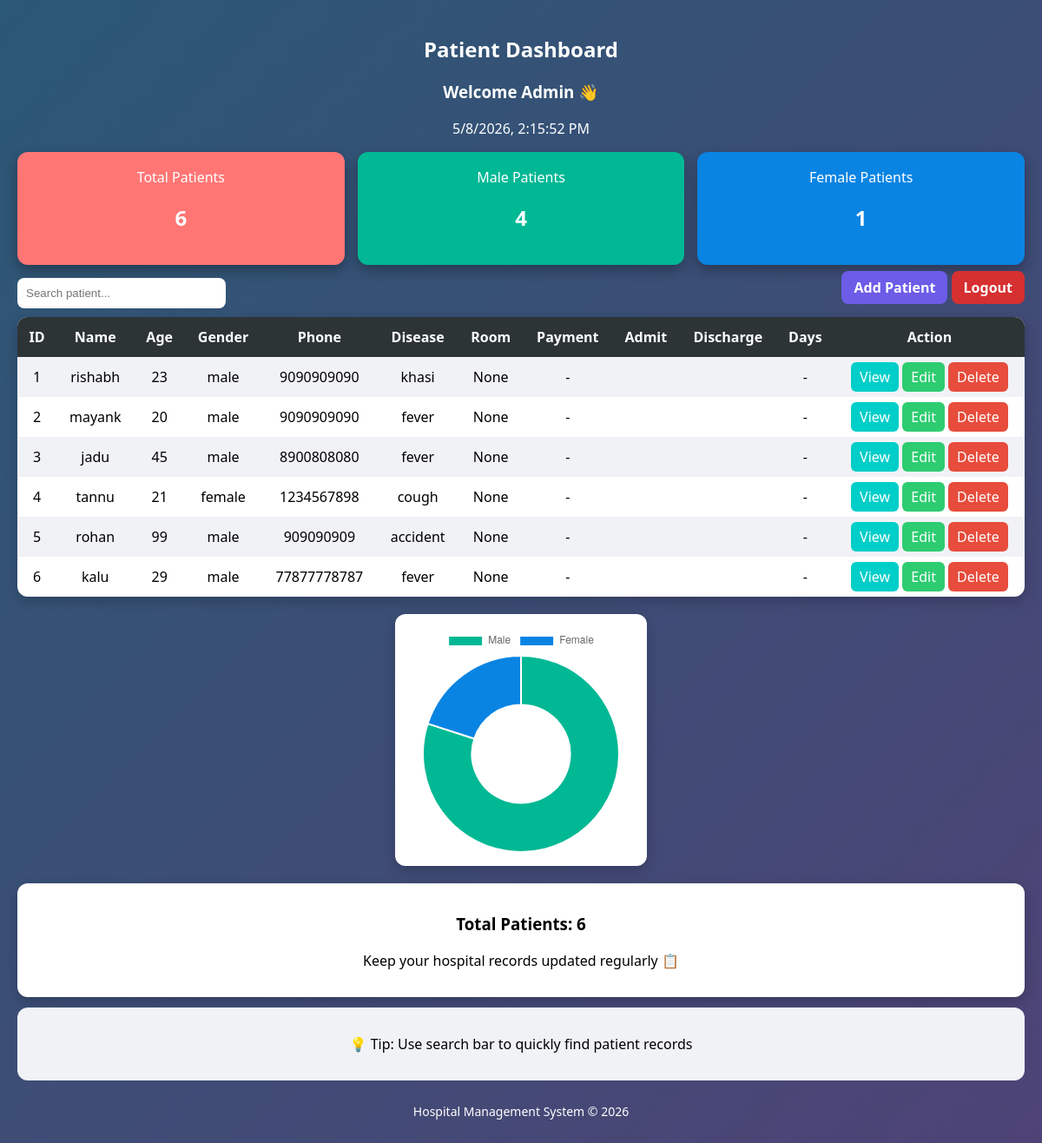
The app's page /dashboard, older data.
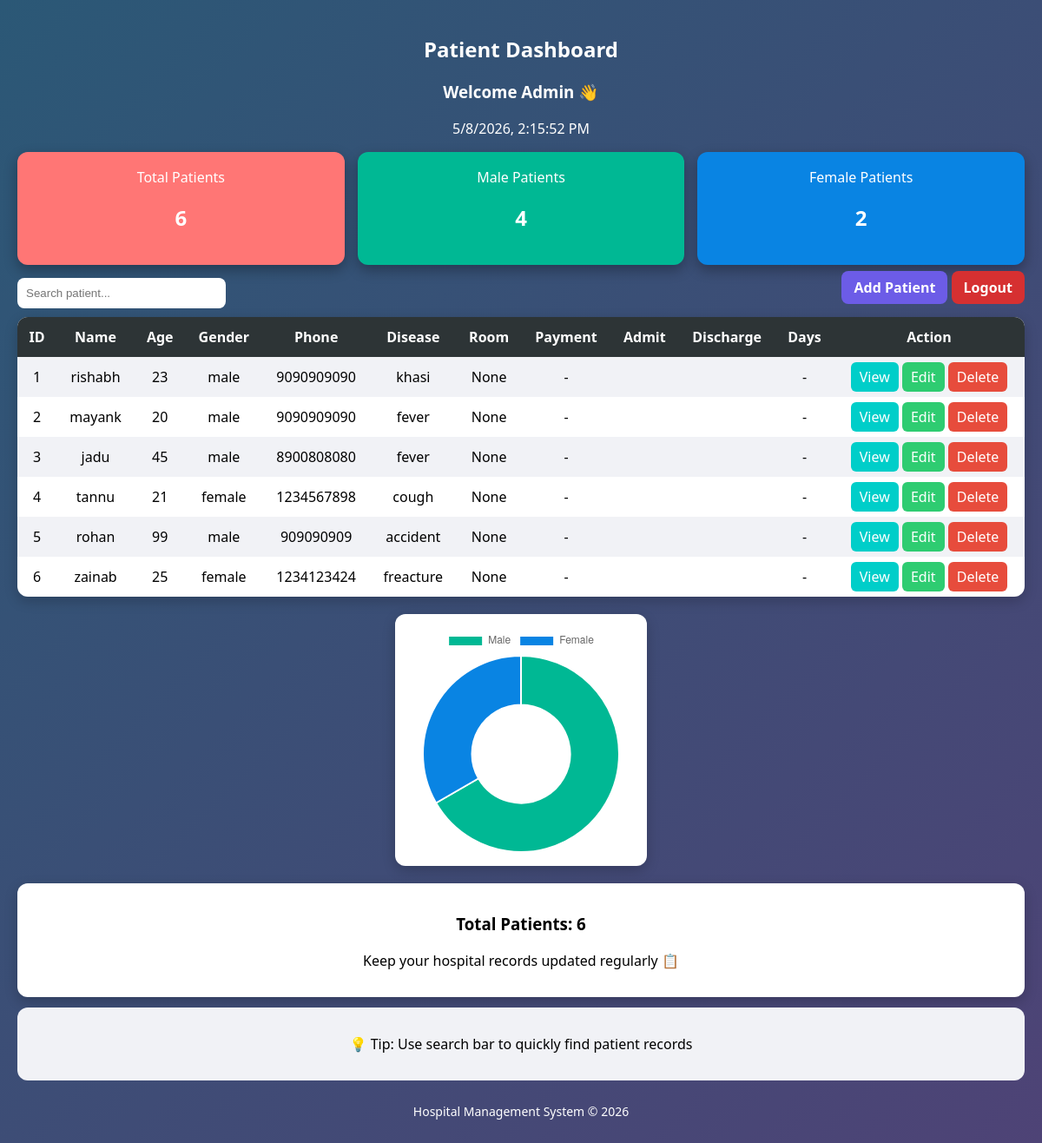
The same page, newer data.
### tables this page shows
CREATE TABLE patients(
        id INTEGER PRIMARY KEY AUTOINCREMENT,
        name TEXT,
        age INTEGER,
        gender TEXT,
        phone TEXT,
        disease TEXT
    , room TEXT, payment TEXT, payment_date TEXT, admit_date TEXT, discharge_date TEXT);

### app.py (the view)
@app.route('/dashboard')
def dashboard():
    conn = get_db()
    patients = conn.execute(
        "SELECT * FROM patients"
    ).fetchall()
    conn.close()
    total = len(patients)
    male = len([
        p for p in patients
        if p["gender"]
        and p["gender"].lower() == "male"
    ])
    female = len([
        p for p in patients
        if p["gender"]
        and p["gender"].lower() == "female"
    ])
    updated_patients = []
    for p in patients:
        days = ""
        try:
            if p["admit_date"] and p["discharge_date"]:
                admit = datetime.strptime(
                    p["admit_date"],
                    "%Y-%m-%d"
                )
                discharge = datetime.strptime(
                    p["discharge_date"],
                    "%Y-%m-%d"
                )
                days = (discharge - admit).days
        except:
            days = ""
        updated_patients.append({
            "id": p["id"],
            "name": p["name"],
            "age": p["age"],
            "gender": p["gender"],
            "phone": p["phone"],
            "disease": p["disease"],
            "room": p["room"],
            "payment": p["payment"],
            "admit_date": p["admit_date"],
            "discharge_date": p["discharge_date"],
            "days": days
        })
    return render_template(
        "dashboard.html",
        patients=updated_patients,
        total=total,
        male=male,
        female=female
    )

### app.py (called while the page is built)
def get_db():
    conn = sqlite3.connect("database.db")
    conn.row_factory = sqlite3.Row
    return conn

### templates/dashboard.html (shortened to what this page needs)
<!DOCTYPE html>
<html>
<head>
</head>
<body>
<h2>Patient Dashboard</h2>
<div class="header">
<h3>Welcome Admin 👋</h3>
<p id="time"></p>
</div>
<div class="cards">
<div class="card total">
Total Patients
<h2>{{ total }}</h2>
</div>
<div class="card male">
Male Patients
<h2>{{ male }}</h2>
</div>
<div class="card female">
Female Patients
<h2>{{ female }}</h2>
</div>
</div>
<div class="top">
<input type="text" id="search" placeholder="Search patient...">
<div>
<a href="/register" class="btn add">Add Patient</a>
<a href="/logout" class="btn logout">Logout</a>
</div>
</div>
<div class="table-box">
<table id="table">
<tr>
<th>ID</th>
<th>Name</th>
<th>Age</th>
<th>Gender</th>
<th>Phone</th>
<th>Disease</th>
<th>Room</th>
<th>Payment</th>
<th>Admit</th>
<th>Discharge</th>
<th>Days</th>
<th>Action</th>
</tr>
{% for p in patients %}
<tr>
<td>{{ loop.index }}</td>
<td>{{ p.name }}</td>
<td>{{ p.age }}</td>
<td>{{ p.gender }}</td>
<td>{{ p.phone }}</td>
<td>{{ p.disease }}</td>
<td>{{ p.room }}</td>
<td>
{% if p.payment %}
₹{{ p.payment }}
{% else %}
-
{% endif %}
</td>
<td>
</td>
<td>
</td>
<td>
{% if p.days != "" %}
{{ p.days }} Days
{% else %}
-
{% endif %}
</td>
<td>
<a href="/view/{{ p.id }}" class="view">View</a>
<a href="/edit/{{ p.id }}" class="edit">Edit</a>
<a href="/delete/{{ p.id }}" class="delete">Delete</a>
</td>
</tr>
{% endfor %}
</table>
</div>
<div class="chart">
<canvas id="chart"></canvas>
</div>
<div class="extra">
<div class="box">
<h3>Total Patients: {{ total }}</h3>
<p>Keep your hospital records updated regularly 📋</p>
</div>
<div class="tip">
<p>💡 Tip: Use search bar to quickly find patient records</p>
</div>
<div class="footer">
<p>Hospital Management System © 2026</p>
</div>
</div>
<script>
// GRAPH
new Chart(document.getElementById('chart'), {
    type: 'doughnut',
    data: {
        labels: ['Male', 'Female'],
        datasets: [{
            data: [{{ male }}, {{ female }}],
            backgroundColor: ['#00b894', '#0984e3']
        }]
    }
});
// SEARCH
document.getElementById("search").addEventListener("keyup", function(){
let val = this.value.toLowerCase();
let rows = document.querySelectorAll("#table tr");
rows.forEach((row,i)=>{
if(i==0)return;
row.style.display =
row.innerText.toLowerCase().includes(val)
? ""
: "none";
});
});
// TIME
setInterval(()=>{
document.getElementById("time").innerText =
new Date().toLocaleString();
},1000);
</script>
</body>
</html>

### templates/dashboard.html (style rules this page uses)
body { margin:0; font-family: 'Segoe UI', Arial; background: linear-gradient(135deg,#2b5876,#4e4376); padding: 20px; }
h2 { text-align: center; color: white; }
.header { text-align:center; color:white; margin-bottom:15px; }
.cards { display: flex; gap: 15px; margin-bottom: 15px; flex-wrap:wrap; }
.card { flex: 1; min-width:120px; padding: 18px; border-radius: 12px; text-align: center; color: white; box-shadow: 0 6px 15px rgba(0,0,0,0.3); transition:0.3s; }
.total { background:#ff7675; }
.male { background:#00b894; }
.female { background:#0984e3; }
.top { display:flex; justify-content:space-between; margin-bottom:10px; flex-wrap:wrap; gap:10px; }
#search { padding:10px; border-radius:8px; border:none; width:220px; outline:none; }
.btn { padding:8px 14px; border-radius:8px; color:white; text-decoration:none; font-weight:bold; }
.add { background:#6c5ce7; }
.logout { background:#d63031; }
.table-box { background:white; border-radius:12px; overflow-x:auto; box-shadow:0 5px 15px rgba(0,0,0,0.2); }
table { width:100%; border-collapse:collapse; min-width:1100px; }
th, td { padding:12px; text-align:center; }
th { background:#2d3436; color:white; }
tr:nth-child(even) { background:#f1f2f6; }
.view { background:#00cec9; padding:6px 10px; border-radius:6px; color:white; text-decoration:none; }
.edit { background:#2ecc71; padding:6px 10px; border-radius:6px; color:white; text-decoration:none; }
.delete { background:#e74c3c; padding:6px 10px; border-radius:6px; color:white; text-decoration:none; }
.chart { margin-top:20px; background:white; padding:15px; border-radius:12px; width:260px; margin-left:auto; margin-right:auto; box-shadow:0 5px 15px rgba(0,0,0,0.2); }
.extra { margin-top:20px; display:flex; flex-direction:column; gap:12px; }
.box { background:white; padding:15px; border-radius:12px; text-align:center; box-shadow:0 5px 15px rgba(0,0,0,0.2); }
.tip { background:#f1f2f6; padding:15px; border-radius:12px; text-align:center; }
.footer { text-align:center; color:white; font-size:14px; }

Row changes from the older to the newer data that the page shows:
removed patients: name "kalu", age "29", gender "male", phone "77877778787", disease "fever", room "None"
added patients: name "zainab", age "25", gender "female", phone "1234123424", disease "freacture", room "None"
Text that changed along with them:
{{ female }}: "1" → "2"
chart data {{ female }}: 1 → 2
